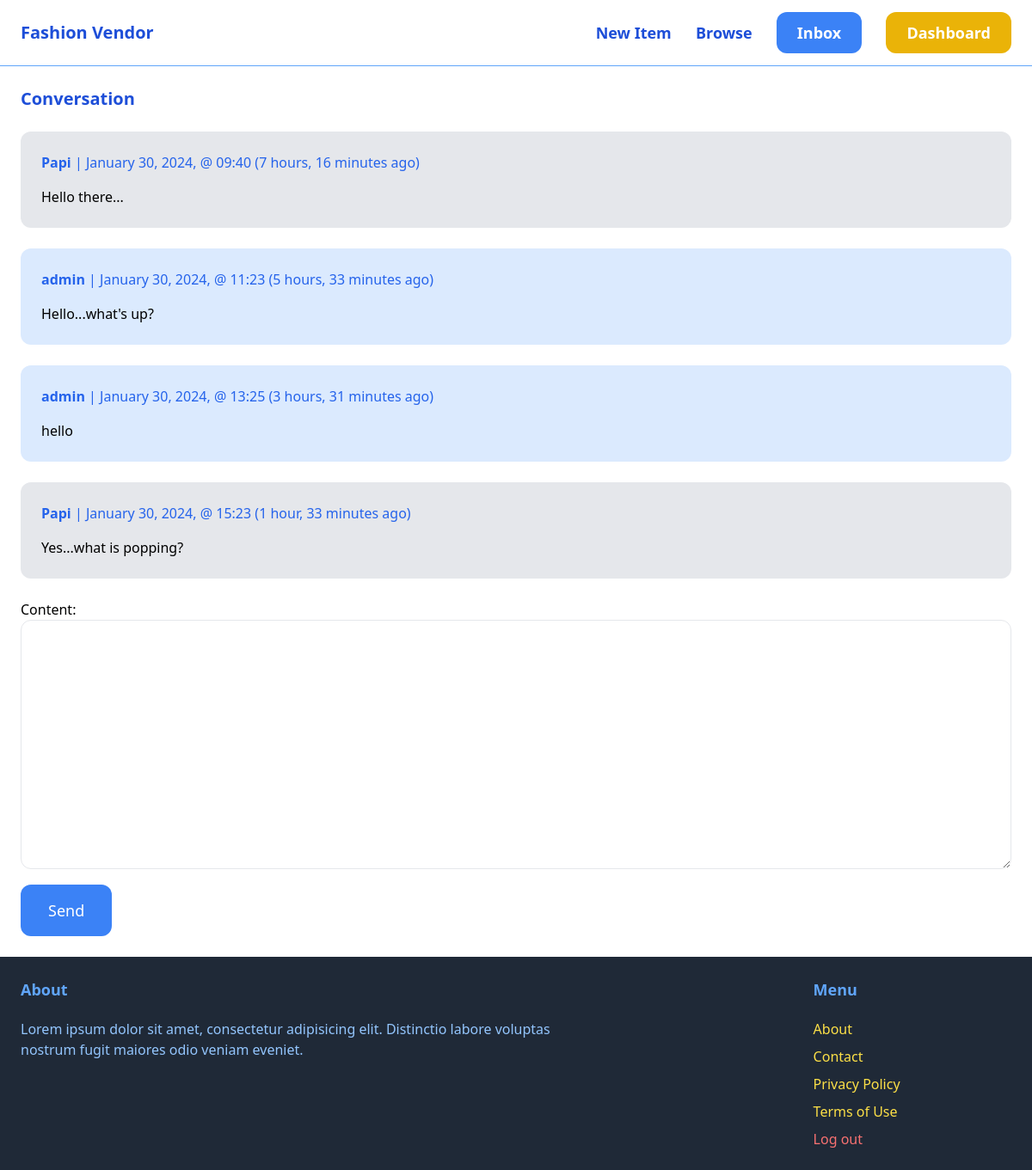
The page /inbox/1/ (signed in) on the database its author committed.
### conversation/models.py (models this page shows)
class ConversationMessage(models.Model):
    conversation = models.ForeignKey(
        Conversation, related_name="messages", on_delete=models.CASCADE
    )
    content = models.TextField()
    created_at = models.DateTimeField(auto_now_add=True)
    created_by = models.ForeignKey(
        User, related_name="created_messages", on_delete=models.CASCADE
    )

### conversation/views.py (the view)
# urls.py: path("<int:pk>/", views.detail, name="detail"),
@login_required
def detail(request, pk):
    conversation = Conversation.objects.filter(members__in=[request.user.id]).get(pk=pk)
    if request.method == "POST":
        form = ConversationMessageForm(request.POST)
        if form.is_valid():
            conversation_message = form.save(commit=False)
            conversation_message.conversation = conversation
            conversation_message.created_by = request.user
            conversation_message.save()
            conversation.save()
            return redirect("conversation:detail", pk=pk)
    else:
        form = ConversationMessageForm()
    return render(
        request,
        "conversation/detail.html",
        {"conversation": conversation, "form": form},
    )

### conversation/forms.py
class ConversationMessageForm(forms.ModelForm):
    class Meta:
        model = ConversationMessage
        fields = ("content",)
        widgets = {
            "content": forms.Textarea(attrs={
                "class": "w-full py-4 py-6 rounded-xl border"
            }),
        }

### conversation/templates/conversation/detail.html (shortened to what this page needs)
{% extends "core/base.html" %}
{% block content %}
    <h1 class="mb-6 text-xl font-semibold text-blue-700">Conversation</h1>
    <div class="space-y-6">
        {% for message in conversation.messages.all %}
            <div class="p-6 flex {% if message.created_by == request.user %}bg-blue-100{% else %}bg-gray-200{% endif %} rounded-xl">
               <div>
                    <p class="mb-4 text-blue-600">
                        <strong>{{ message.created_by.username }}</strong> | {{ message.created_at|date:"F j, Y, @ H:i" }} ({{ message.created_at|timesince }} ago)
                    </p>
                    <p>
                        {{ message.content }}
                    </p>
               </div>
            </div>
        {% endfor %}
    </div>
    <form action="." method="post" class="mt-6">
        {{ form.as_p }}
        <button class="mt-3 py-4 px-8 text-lg bg-blue-500 hover:bg-blue-700 rounded-xl text-white">Send</button>
    </form>
{% endblock %}

### rows shown on the page
ConversationMessage: created_by.username "Papi", created_at "January 30, 2024, @ 09:40", created_at "7 hours, 16 minutes", content "Hello there..."
ConversationMessage: created_by.username "admin", created_at "January 30, 2024, @ 11:23", created_at "5 hours, 33 minutes", content "Hello...what's up?"
ConversationMessage: created_by.username "admin", created_at "January 30, 2024, @ 13:25", created_at "3 hours, 31 minutes", content "hello"
ConversationMessage: created_by.username "Papi", created_at "January 30, 2024, @ 15:23", created_at "1 hour, 33 minutes", content "Yes...what is popping?"
